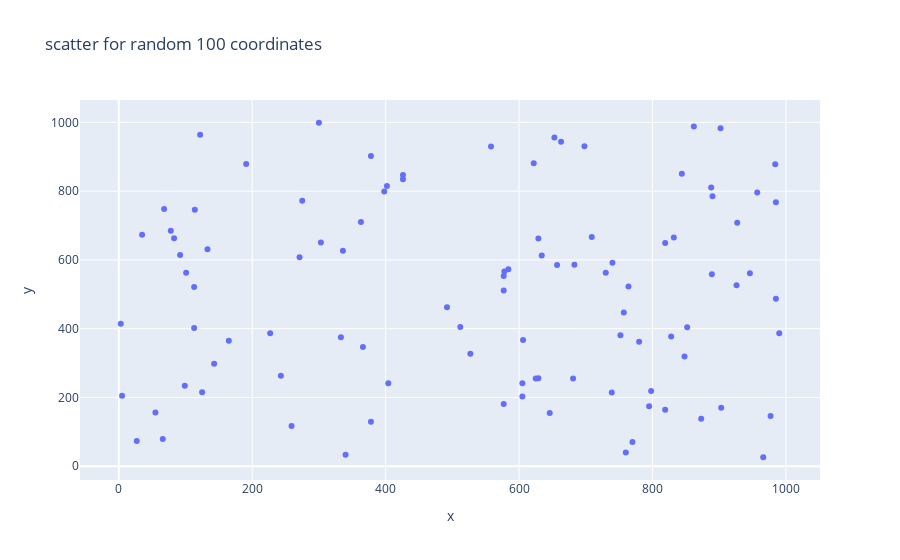

The code cell stored with this chart in its notebook:
### Markdown cell above
2. **Write a program to draw line and scatter plots for random 100 x and y coordinates**

### Code cell
# plot scatter for random 100 coordinates
x_val = np.random.randint(0, 1000, size=100)
y_val = np.random.randint(0, 1000, size=100)

plot = px.scatter(x=x_val, y=y_val, title='scatter for random 100 coordinates')
plot.show()

### Figure 1 — Plotly figure (JSON) as saved in the notebook; plotly's stock layout.template omitted (floating-point values rounded to 4 significant figures)
{"data": [{"hovertemplate": "x=%{x}<br>y=%{y}<extra></extra>", "legendgroup": "", "marker": {"color": "#636efa", "symbol": "circle"}, "mode": "markers", "name": "", "orientation": "v", "showlegend": false, "type": "scatter", "x": [577, 770, 663, 55, 605, 165, 577, 227, 890, 646, 657, 966, 873, 426, 946, 629, 303, 740, 191, 780, 492, 398, 622, 300, 844, 83, 275, 681, 798, 888, 832, 271, 889, 764, 819, 902, 698, 903, 426, 78, 527, 760, 243, 114, 848, 113, 584, 578, 5, 927, 340, 862, 990, 99, 629, 35, 27, 730, 122, 378, 378, 795, 366, 926, 333, 752, 634, 577, 558, 66, 113, 828, 606, 683, 985, 404, 957, 68, 819, 852, 977, 259, 739, 625, 653, 512, 985, 143, 336, 757, 363, 3, 709, 125, 92, 984, 133, 402, 101, 605], "xaxis": "x", "y": [553, 70, 944, 156, 203, 365, 511, 387, 785, 155, 585, 26, 138, 847, 561, 256, 651, 592, 879, 362, 462, 799, 881, 999, 851, 663, 772, 255, 219, 811, 665, 608, 558, 523, 649, 983, 931, 170, 835, 685, 327, 40, 263, 746, 319, 402, 573, 566, 205, 708, 33, 988, 387, 234, 662, 673, 73, 563, 964, 902, 129, 174, 347, 526, 375, 381, 613, 181, 930, 79, 521, 377, 367, 586, 768, 241, 796, 748, 164, 404, 146, 117, 214, 255, 956, 405, 487, 298, 627, 447, 710, 414, 667, 215, 614, 878, 631, 815, 563, 241], "yaxis": "y"}], "layout": {"legend": {"tracegroupgap": 0}, "title": {"text": "scatter for random 100 coordinates"}, "xaxis": {"anchor": "y", "domain": [0, 1], "title": {"text": "x"}}, "yaxis": {"anchor": "x", "domain": [0, 1], "title": {"text": "y"}}}}
